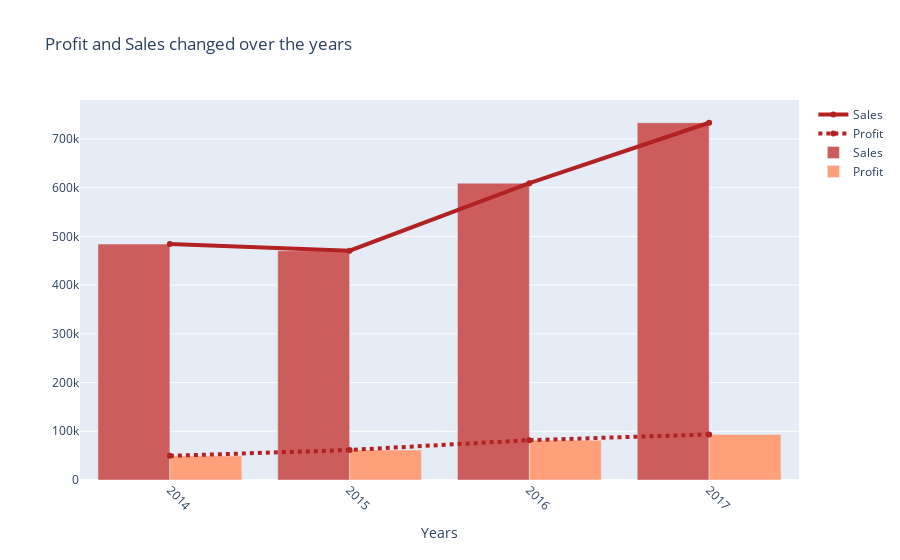

This figure's notebook cell:
### Code cell
fig = go.Figure()
fig.add_trace(go.Scatter(x=profit_sales_data["Year"], y=profit_sales_data["Sales"], name='Sales',
                         line=dict(color='firebrick', width=4)))
fig.add_trace(go.Scatter(x=profit_sales_data["Year"], y=profit_sales_data["Profit"], name='Profit',
                         line = dict(color='firebrick', width=4, dash='dot')))
fig.add_bar(x=profit_sales_data["Year"], y=profit_sales_data["Sales"], name='Sales', marker_color='indianred')
fig.add_trace(go.Bar(x=profit_sales_data["Year"], y=profit_sales_data["Profit"], name='Profit', marker_color='lightsalmon'))
fig.update_layout(title='Profit and Sales changed over the years',
                   xaxis_title='Years',
                   yaxis_title='')
fig.update_xaxes(tickangle=45,
                 tickmode = 'array',
                 tickvals = profit_sales_data['Year'],
                 ticktext= [d for d in profit_sales_data['Year']])
fig.show()

### Figure 1 — Plotly figure (JSON) as saved in the notebook; plotly's stock layout.template omitted (floating-point values rounded to 4 significant figures)
{"data": [{"line": {"color": "firebrick", "width": 4}, "name": "Sales", "type": "scatter", "x": [2014, 2015, 2016, 2017], "y": [484200.0, 470500.0, 609200.0, 733200.0]}, {"line": {"color": "firebrick", "dash": "dot", "width": 4}, "name": "Profit", "type": "scatter", "x": [2014, 2015, 2016, 2017], "y": [49540.0, 61620.0, 81800.0, 93440.0]}, {"marker": {"color": "indianred"}, "name": "Sales", "type": "bar", "x": [2014, 2015, 2016, 2017], "y": [484200.0, 470500.0, 609200.0, 733200.0]}, {"marker": {"color": "lightsalmon"}, "name": "Profit", "type": "bar", "x": [2014, 2015, 2016, 2017], "y": [49540.0, 61620.0, 81800.0, 93440.0]}], "layout": {"title": {"text": "Profit and Sales changed over the years"}, "xaxis": {"tickangle": 45, "tickmode": "array", "ticktext": [2014, 2015, 2016, 2017], "tickvals": [2014, 2015, 2016, 2017], "title": {"text": "Years"}}, "yaxis": {"title": {"text": ""}}}}
